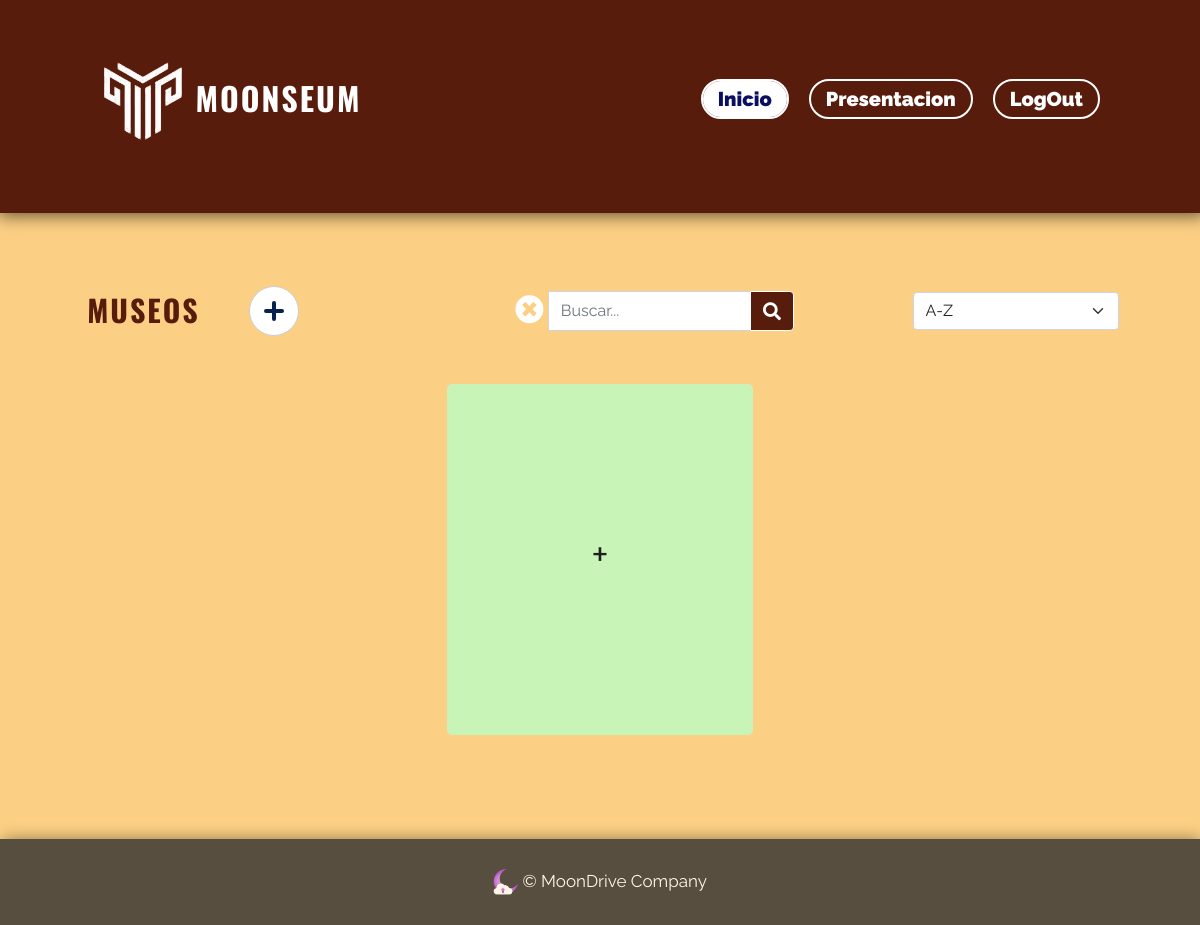
/Main/index.php?seachbar_input=Museo Histórico Nacional (signed in), run on an earlier commit of the app's database.
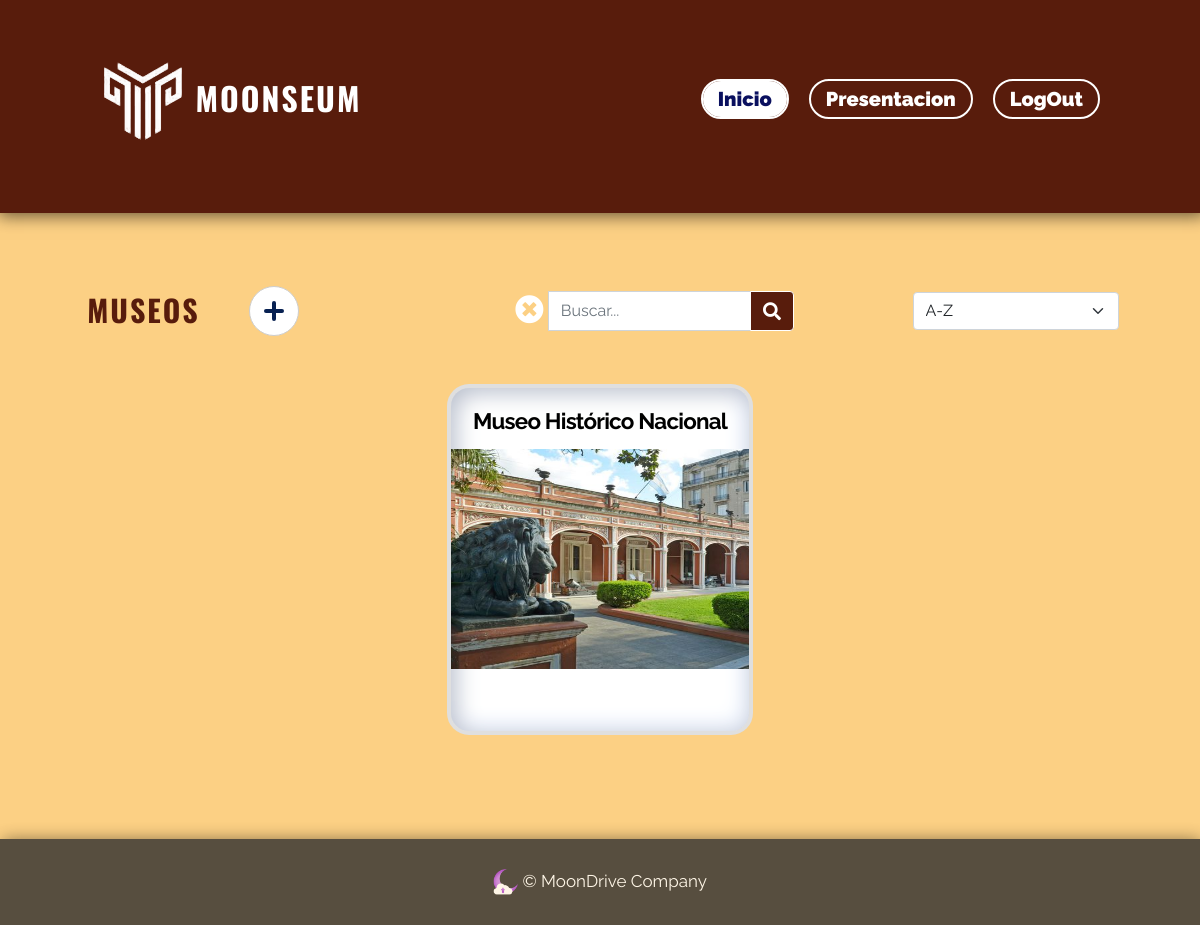
And on a later commit of the database.
### tables this page shows
CREATE TABLE `museo` (
  `cod` int(11) NOT NULL,
  `nombre` varchar(60) NOT NULL,
  `descripcion` varchar(1200) NOT NULL,
  `imagen` varchar(600) NOT NULL,
  `ubicacion` varchar(600) NOT NULL
);

### Main/index.php (the view, shortened to what this page needs)
<!DOCTYPE html>
<html>
  <?php
    include 'conection.php';
  ?>
  <head>
   <link href="https://cdn.jsdelivr.net/npm/bootstrap@5.0.2/dist/css/bootstrap.min.css" rel="stylesheet">
    <link rel="stylesheet" href="https://cdnjs.cloudflare.com/ajax/libs/font-awesome/5.13.0/css/all.min.css">
  </head>
  <body>
        <header>
          <h2 class="logo">
            <a class="logoText" href="index.php">
              <img src="./img/museumLogo2.png" height = "115px">
              MOONSEUM
            </a>
          </h2>
          <nav>
                <ul>
                  <li>
                      <a class="header-btn active" href="index.php">Inicio</a>
                  </li>
                  <li>
                      <a class = "header-btn" href="secret.html">Presentacion</a>
                  </li>
                  <li>
                      <a class = "logOut" href="close.php">LogOut</a>
                  </li>
                </ul>
          </nav>
        </header>
        <br>
        <br>
        <br>
      <div class = "row justify-content-center">
        <div class = "col-5 row" style="align-items:center;">
          <h2 class="col-4 btn_title">Museos</h2>
            <a  class="col-1" href="form_new_museum.php">
              <button class="icon-btn add-btn">
              </button>
            </a>
        </div>
        <div class = "col-7 row search-part" style="align-items:center;">
            <div class="col-7" >
              <div class = "col-9">
                <form class="d-flex input-group" id="searchbar" method = "GET">
                  <?php
                    if(!empty($_GET['seachbar_input']))
                    {
                      echo'<a href="index.php" class="fas fa-times-circle" style = "position: relative; margin:5px;"></a>';
                    }
                  ?>
                  <input class="form-control" type="search" name = "seachbar_input" placeholder="Buscar..." aria-label="Search">
                  <button class="btn btn-primary" type="submit">
                    <i class="fas fa-search"></i>
                  </button>
                </form>
              </div>
            </div>
            <div class=" col-4" id="select" style="float: right;">
              <form action = ""  id="ordenador" method = "post">
                <select class="form-select" name = "select_ordenador" onchange= "selectOptionSort()" aria-label="Default select example">
                  <optgroup label="Ordenar por Nombre">
                    <option value="nombre ASC">A-Z</option>
                  </optgroup>
                </select>
              </form>
            </div>
          </div>
      </div>
      <br>
    <div class="items-container display-flex row justify-content-center">
      <?php
      if(!empty($_POST['select_ordenador']))
      {
        $seleccionador = $_POST['select_ordenador'];
      }
      else
      {
        $seleccionador = "cod";
      }
      if(!empty($_GET['seachbar_input']))
      {
        $searchbar = trim($_GET['seachbar_input']);
      }
      else
      {
        $searchbar = "";
      }
      $sql = "SELECT * FROM museo WHERE
      (nombre LIKE '%".$searchbar."%' OR cod LIKE '%".$searchbar."%' OR descripcion LIKE '%".$searchbar."%')
      ORDER BY ".$seleccionador."";
      $resultado = mysqli_query($con,$sql) or die(mysqli_error($con));
      if(mysqli_num_rows($resultado) == 0)
      {?>
        <a class="card-add col-3" href = "form_new_museum.php" >
          <div class="card__body">
            <span>+</span>
          </div>
        </a>
      <?php
      }
      while($fila = mysqli_fetch_array($resultado) ){
      ?>
          <a href="index_obras.php?museo=<?php print($fila["cod"])?>" class="card col-3">
              <strong class="card_title"><?php echo ' '.$fila["nombre"]; ?></strong>
              <div class="card__body">
                  <img <?php echo 'src="'.$fila['imagen'].'" alt="'.$fila['nombre'].'"'; ?> width="400px" height = "220px" >
              </div>
              <span class="info-container" >
              </span>
      </a>
      <?php
      }
      ?>
    </div>
    <footer>
      <a href="./secret.html" class = "easter_egg"><img src=".\img\logo_2.png" width = "2.2%" alt="MoonDrive_logo"></a>
      <span>© MoonDrive Company </span>
    </footer>
  </body>
</html>

What changed in the data, as far as the page shows it:
added museo: nombre "Museo Histórico Nacional", imagen (picture)
